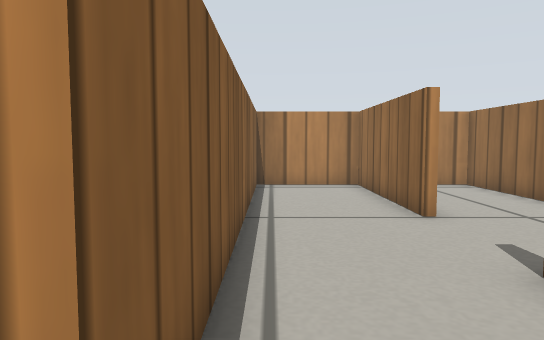
View 1 (above)

21 first-person views from a walk through a Gazebo world. The camera is 0.29 m above the floor, tilts 4° down and sees 70° across. The floor is counted in squares, 0.2 m on a side. Each view is taken from the middle of a square. On the plan, view 1 faces up. The plan holds only what a view shows up to about 16 squares ahead; the rest is blank. Gazebo's built-in surfaces are drawn with simple patterns.

View 2
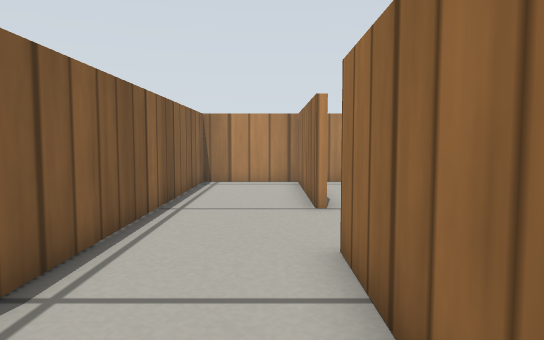

View 3
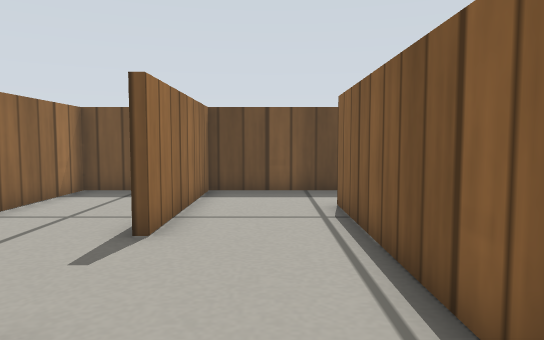

View 4
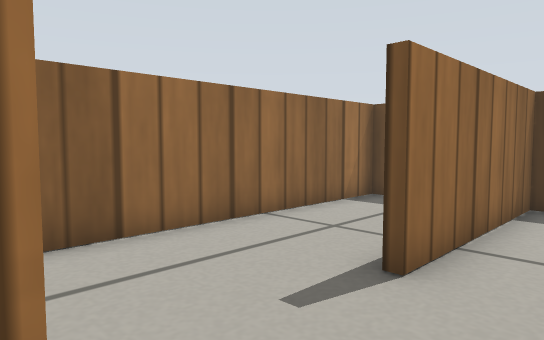

View 5
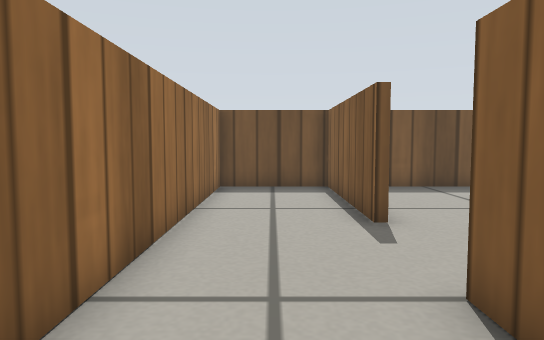

View 6
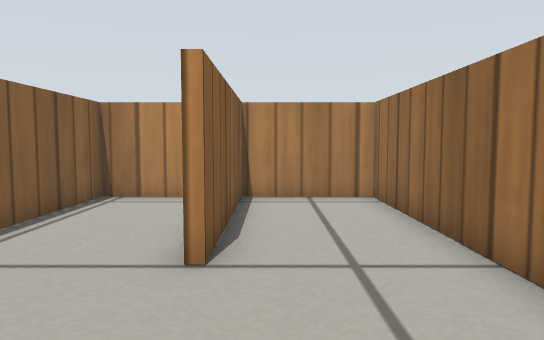

View 7
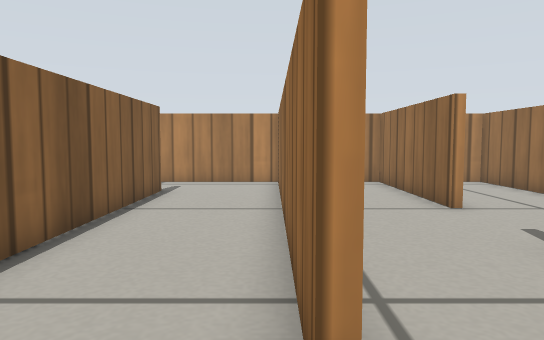

View 8
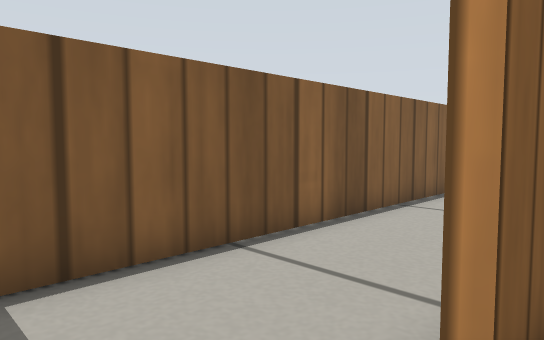

View 9
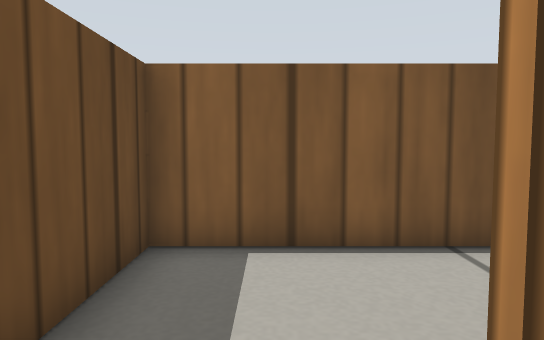

View 10
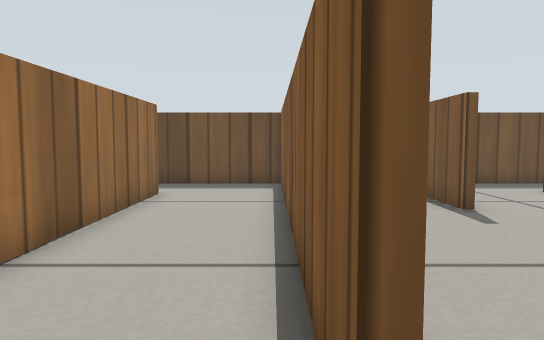

View 11
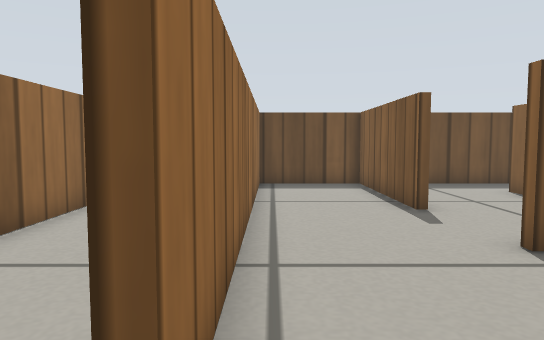

View 12
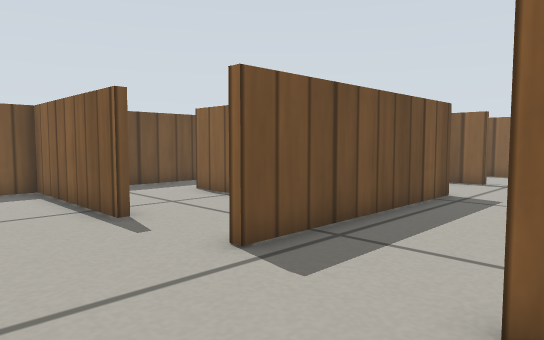

View 13
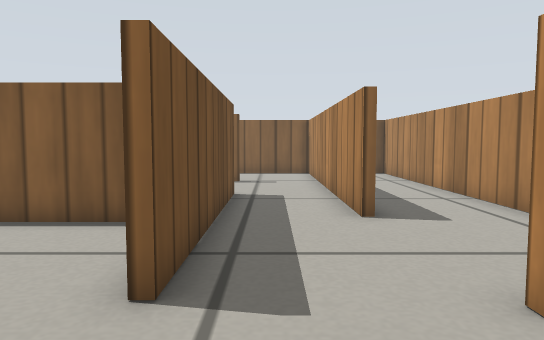

View 14
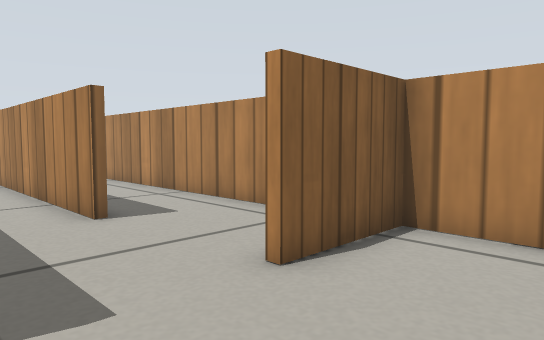

View 15
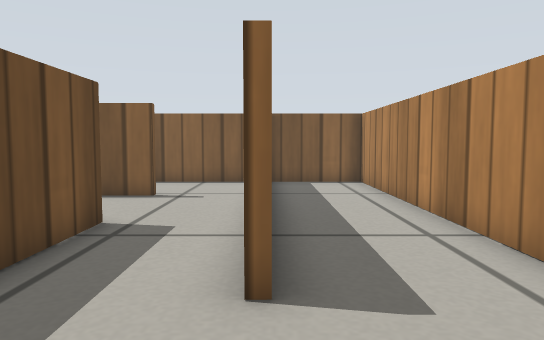

View 16
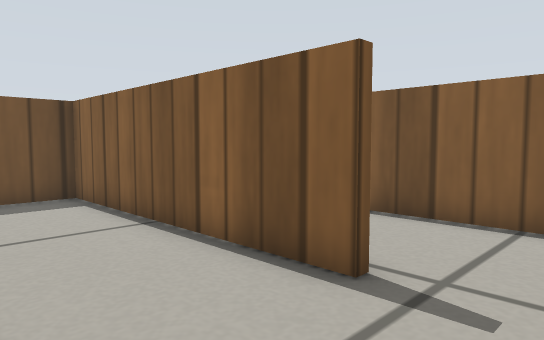

View 17
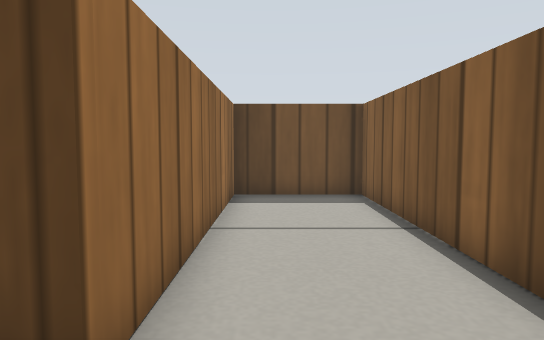

View 18
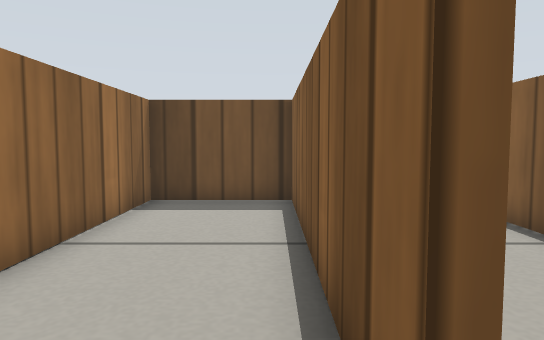

View 19
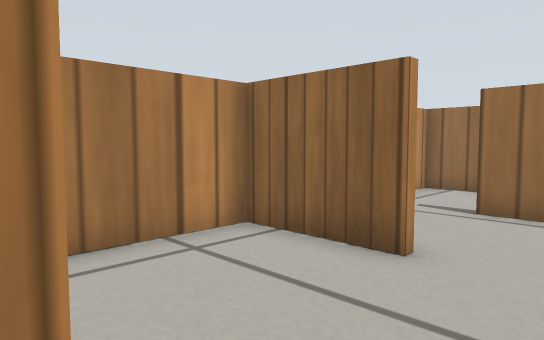

View 20
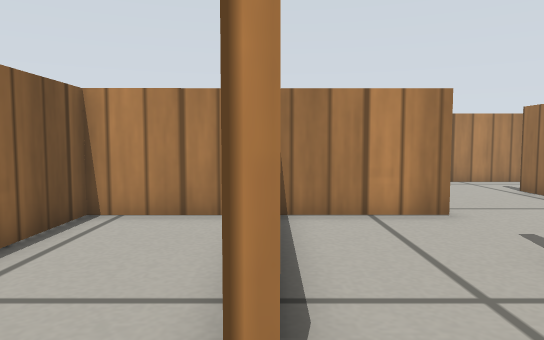

View 21
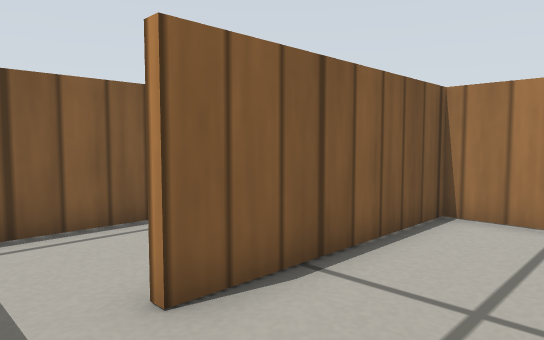

### Floor plan
Points are (right, up) in squares from view 1. A wall is a line through its corners. A room is listed if a view was taken in it or the views show most of it. See-through windows are left out.
Room 1 (views 1, 2, 3, 4, 7, 8, 9)
walls: (2.9, 7.5) (2.9, 13.3) (-0.5, 13.3) (-0.5, 1); (-1.6, -1.7) (2.9, -1.7) (2.9, 4.1)
ways out: opening at (3, 6) to room 2; opening at (-1, 0) to room 3
Room 2 (views 5, 6)
walls: (3.2, 4.1) (3.2, -1.7) (6.7, -1.7) (6.7, 13.3) (3.2, 13.3) (3.2, 7.5)
ways out: opening at (3, 6) to room 1
Room 3 (view 10)
walls: (-4.3, 10.6) (-4.3, -1.7) (-1.6, -1.7); (-0.8, 1) (-0.8, 13.3) (-4.5, 13.3)
ways out: opening at (-1, 0) to room 1; opening at (-4, 11.5) to room 4
Room 4 (views 11, 12, 13, 14, 15, 16, 17, 18, 19)
walls: (-12.4, 9.7) (-19.4, 9.7); (-19.5, 6.9) (-19.5, -1.7) (-16, -1.7) (-16, 6.9) (-8.4, 6.9); (-8.4, 10.2) (-8.4, 13.3) (-23.3, 13.3) (-23.3, 10); (-4.6, 6.6) (-4.6, 10.6); (-4.5, 13.3) (-8.1, 13.3) (-8.1, 10.2)
ways out: opening at (-4, 11.5) to room 3; opening at (-6.5, 7) to room 5; opening at (-20, 8)
Room 5 (views 20, 21)
walls: (-8.1, 3.7) (-8.1, -1.7) (-4.5, -1.7); (-8.4, 6.7) (-12, 6.7) (-12, 0.6); (-12.5, -1.7) (-10.5, -1.7); (-4.6, -1.4) (-4.6, 6.6)
ways out: opening at (-6.5, 7) to room 4; opening at (-12, -0.5) to room 6
Room 6 (no view inside)
walls: (-15.7, 2.5) (-15.7, 0.1); (-12.9, 6.7) (-15.7, 6.7) (-15.7, 4.1); (-13.7, -1.7) (-12.5, -1.7)
ways out: opening at (-12, -0.5) to room 5

Where each view was taken, in squares from view 1:
view 1: 0 up, 0 right, facing up
view 2: 1 down, 2 right, facing up
view 3: 10 up, 1 right, facing down
view 4: 8 up, 1 right, facing down-right
view 5: 11 up, 5 right, facing down
view 6: 3 up, 4 right, facing up
view 7: 1 down, 1 left, facing up
view 8: 1 down, 0 right, facing up-left
view 9: 0 up, 1 right, facing left
view 10: 12 up, 4 left, facing down
view 11: 12 up, 5 left, facing down
view 12: 11 up, 5 left, facing down-left
view 13: 8 up, 5 left, facing left
view 14: 7 up, 5 left, facing up-left
view 15: 10 up, 9 left, facing left
view 16: 9 up, 16 left, facing down-left
view 17: 9 up, 17 left, facing down
view 18: 8 up, 19 left, facing down
view 19: 8 up, 13 left, facing up-right
view 20: 1 down, 12 left, facing up
view 21: 1 down, 9 left, facing up-left
